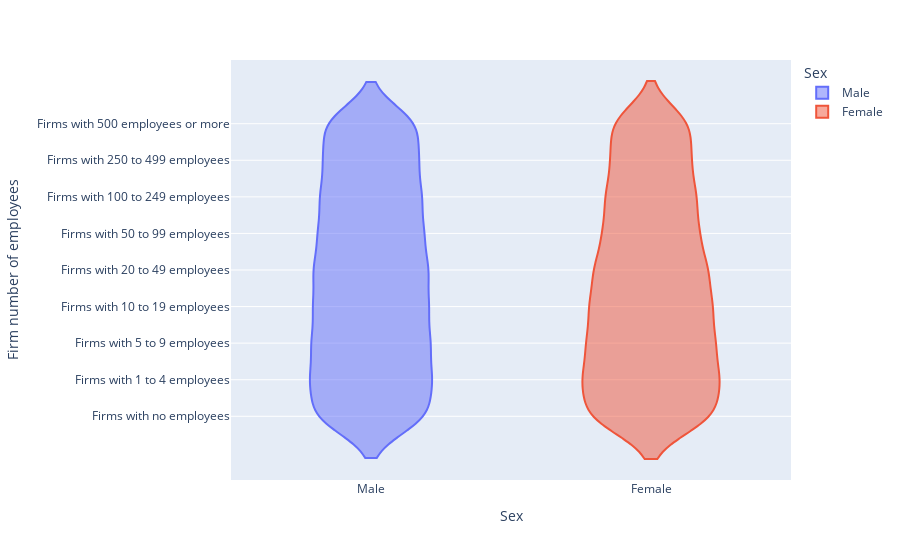

The notebook cell this image was saved under:
### Code cell
fig = px.violin(violin_df, 
y="EMPSZFI_LABEL", 
x="SEX_LABEL",
color="SEX_LABEL",
labels = labels,
category_orders = order)
fig.show()

### Figure 1 — Plotly figure (JSON) as saved in the notebook; plotly's stock layout.template omitted (floating-point values rounded to 4 significant figures; data arrays with more than 128 entries replaced by an {"elided": "..."} marker saying what was removed)
{"data": [{"alignmentgroup": "True", "box": {"visible": false}, "hovertemplate": "Sex=%{x}<br>Firm number of employees=%{y}<extra></extra>", "legendgroup": "Male", "marker": {"color": "#636efa"}, "name": "Male", "offsetgroup": "Male", "orientation": "v", "scalegroup": "True", "showlegend": true, "type": "violin", "x": {"elided": "2486 str values"}, "x0": " ", "xaxis": "x", "y": {"elided": "2486 str values"}, "y0": " ", "yaxis": "y"}, {"alignmentgroup": "True", "box": {"visible": false}, "hovertemplate": "Sex=%{x}<br>Firm number of employees=%{y}<extra></extra>", "legendgroup": "Female", "marker": {"color": "#EF553B"}, "name": "Female", "offsetgroup": "Female", "orientation": "v", "scalegroup": "True", "showlegend": true, "type": "violin", "x": {"elided": "2035 str values"}, "x0": " ", "xaxis": "x", "y": {"elided": "2035 str values"}, "y0": " ", "yaxis": "y"}], "layout": {"legend": {"title": {"text": "Sex"}, "tracegroupgap": 0}, "margin": {"t": 60}, "violinmode": "overlay", "xaxis": {"anchor": "y", "categoryarray": ["Male", "Female"], "categoryorder": "array", "domain": [0, 1], "title": {"text": "Sex"}}, "yaxis": {"anchor": "x", "categoryarray": ["Firms with no employees", "Firms with 1 to 4 employees", "Firms with 5 to 9 employees", "Firms with 10 to 19 employees", "Firms with 20 to 49 employees", "Firms with 50 to 99 employees", "Firms with 100 to 249 employees", "Firms with 250 to 499 employees", "Firms with 500 employees or more"], "categoryorder": "array", "domain": [0, 1], "title": {"text": "Firm number of employees"}}}}
